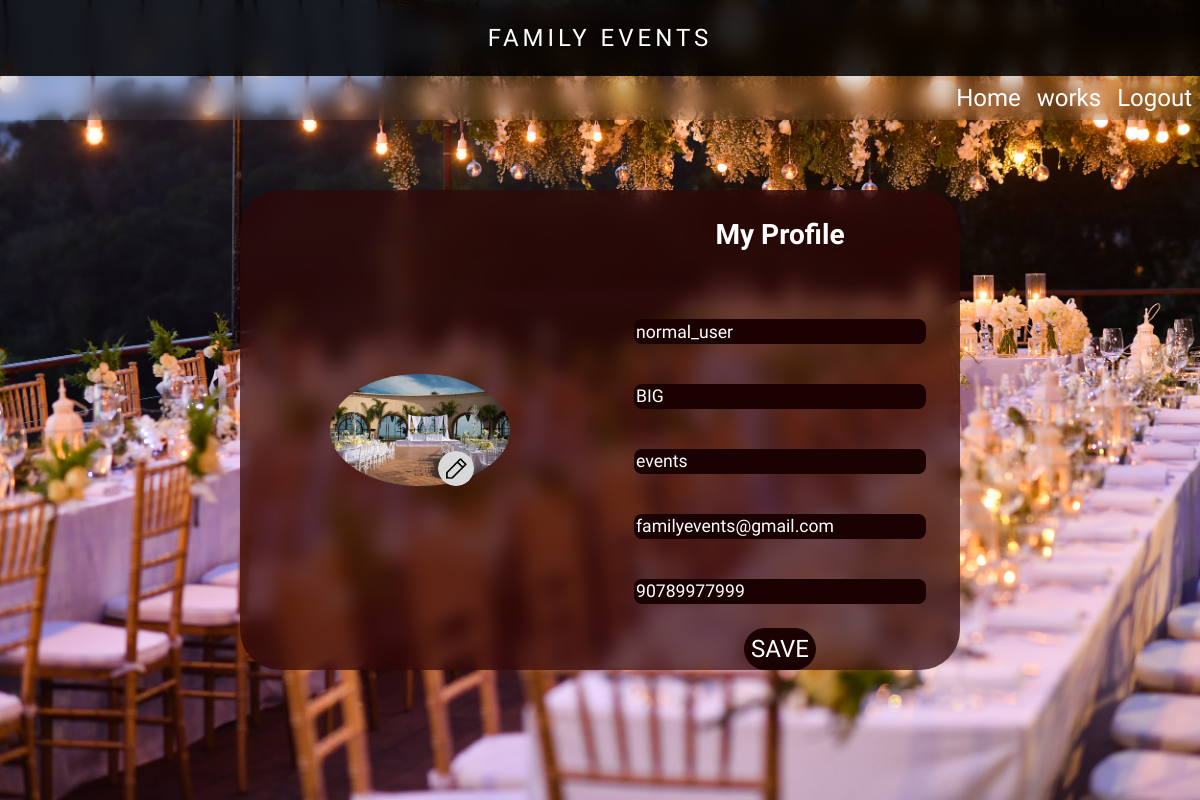
Screenshot of /editprofile/ (signed in) with the database file from the repository.
### users/models.py (models this page shows)
class UserProfile(models.Model):
    user=models.OneToOneField(User,on_delete=models.CASCADE,related_name='user_profile')
    dob=models.DateField()
    whatsapp_number=models.CharField(max_length=10)
    dp_image=models.ImageField(upload_to='media/dp/',null=True)
    role=models.IntegerField(default=0)
    work_points=models.IntegerField(default=0)

### users/views.py (the view, shortened to what this page needs)
# urls.py: path('editprofile/',views.edit_profile,name='editprofile'),
def edit_profile(request):
    user_profile = UserProfile.objects.get(user=request.user)
    return render(request, 'profile_edit.html',{'user_profile':user_profile})

### templates/profile_edit.html (shortened to what this page needs)
<!DOCTYPE html>
<html lang="en">
<head>
    {% load static %}
    <link rel="stylesheet" href="{% static 'css/styles.css' %}">
</head>
<body>
    <div class="body">
        <div class="nav-bar">
            <div class="black-bar">
                <span>FAMILY EVENTS</span>
            </div>
            <div class="glass-bar">
                <ul>
                    <a href="{% url 'homepage' %}"><li>Home</li></a>
                    <a href="{% url 'worksmenu' %}"><li>works</li></a>
                    {% if user.is_authenticated %}
                    <a href="{% url 'logout' %}"><li>Logout</li></a>
                    {% else %}
                    <a href="{% url 'loginpage' %}"><li>Login/Register</li></a>
                    {% endif %}
                </ul>
            </div>
        </div>
<div class="content">
   <div class="brown-box-one profile profile-edit">
    <div class="one">
        <div class="dp-and-icon">
            <img class="mobile-image" src="{{user.user_profile.dp_image.url}}" alt="" srcset="">
           <a href="{% url 'editprofileimage' %}"><img class="dp-edit-icon" src="{% static 'images/icons/edit-icon.png' %}" alt="" srcset=""></a>
        </div>
    </div>
    <form method="post" class="two">
<h3>My Profile</h3>
<input name="username" placeholder="Username" id="username" value="{{user_profile.user.username}}" type="text">
<input name="first_name" placeholder="Name" id="name" value="{{user_profile.user.first_name}}" type="text">
<input name="last_name" placeholder="Name" id="name" value="{{user_profile.user.last_name}}" type="text">
<input name="email" placeholder="Email" id="email" value="{{user_profile.user.email}}" type="email">
<input name="whatsapp_number" placeholder="Phone" id="phone" value="{{user_profile.whatsapp_number}}" type="number">
<button>SAVE</button>
</form>
   </div>
</div>
</body>
</html>

### static/css/styles.css (style rules this page uses)
* { font-family: "Julius Sans One", sans-serif; color: white; }
body,html { max-width: 100%; max-height: 100%; box-sizing: border-box; margin: 0; font-family: "Julius Sans One", sans-serif; background-image: url('../images/topImage.jpg'); background-size: cover; }
.body { width: 100%; height: 100vh; background-image: url('../images/topImage.jpg'); background-size: cover; }
.nav-bar { position: fixed; width: 100%; z-index: 10; }
.black-bar { background-color: rgba(0, 0, 0, 0.863); backdrop-filter: blur(10px); -webkit-backdrop-filter: blur(10px); width: 100%; color: white; display: flex; justify-content: center; align-items: center; box-sizing: border-box; padding: 2%; letter-spacing: 0.5vh; font-size: 3vh; }
.glass-bar { display: flex; justify-content: end; background-color: rgba(94, 94, 94, 0.137); backdrop-filter: blur(10px); -webkit-backdrop-filter: blur(10px); }
.glass-bar ul { list-style: none; display: flex; gap: 2vh; margin: 0; color: white; padding: 1vh; border-bottom-left-radius: 2vh; font-size: 3vh; }
.glass-bar ul a { text-decoration: none; }
.content { display: flex; flex-direction: column; justify-content: center; align-items: center; width: 100%; height: 100vh; }
.brown-box-one { opacity: 0; transform: translateY(4vh); transition: opacity 1s ease-out,transform 1s ease-out; background-color: rgba(49, 7, 7, 0.685); backdrop-filter: blur(10px); height: 60%; width: 60%; margin-top: 5%; border-radius: 5vh; display: flex; font-size: 3vh; }
.brown-box-one .two input,button,label.profile-image-input { font-size: 3vh; }
.one { width: 50%; height: 100%; display: flex; flex-direction: column; justify-content: center; align-items: center; }
.two { width: 50%; height: 100%; display: flex; flex-direction: column; justify-content: center; align-items: center; color: white; }
.two input { background-color: rgb(27, 2, 2); border: none; height: 3vh; border-radius: 1vh; margin-top: 2vh; color: white; width: 80%; }
.two button { background-color: rgb(27, 2, 2); border: none; color: white; }
body { background-repeat: repeat; }
.profile .one img { width: 50%; border-radius: 50%; }
.profile .two { justify-content: flex-start; }
.profile .two { gap: 3vh; }
.profile .two input { font-size: 2.2vh; }
.profile-edit .two button { padding: 2%; border-radius: 3vh; }
.profile-edit .one .dp-and-icon { display: block; position: relative; display: flex; width: 100%; justify-content: center; }
.profile-edit .one .dp-and-icon .dp-edit-icon { position: absolute; z-index: 10; bottom: 0; right: 35%; width: 10%; }
.show-service { opacity: 1; transform: translateY(0); }
@media (max-width:2560px) { .profile .one img { width: 50%; border-radius: 50%; } }
@media (max-width:2560px) { .profile .two { justify-content: flex-start; font-size: 3vh; } }
@media (max-width:2560px) { .profile .two { gap: 3vh; } }

### rows the page displays
UserProfile: username "normal_user", first_name "BIG", last_name "events", email "familyevents@gmail.com", whatsapp_number "90789977999"
